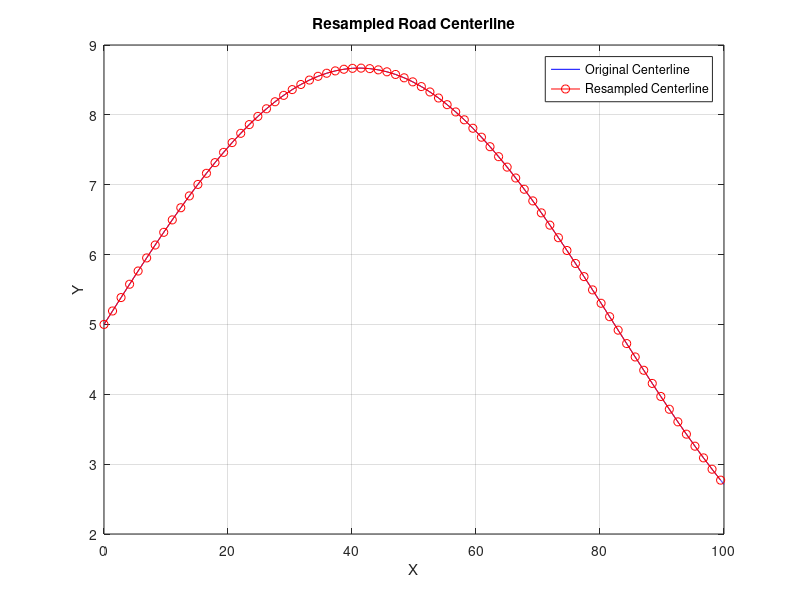

MATLAB code to generate this figure: (Note: this script raises an error after producing the figure.)
clc;
clear;
close all;

tic
% Parameters
roadWidth = 2; % Width of the road
maxIterations = 5000; % Max iterations for the RRT
carRadius = 6; % Car turning radius constraint
goalRegion = 0.4*roadWidth;
stepSize = 1; % Step size for motion primitives
roadLength = 100;
nObstacles = 1;
minObstDist = 2;
stepNumber = 100;

%% Vehicle MPC parameters (for spacing)
% 
step_multiplier = 10;
v_0 = 50/3.6;
Ts = 0.1;
stepNumber = round(v_0 * Ts / stepSize);
stepSize = v_0 * Ts / stepNumber;
stepNumber = stepNumber * step_multiplier

% Define sinusoidal road centerline
A = rand;
B = rand;



roadCenterlineX = linspace(0, roadLength, 100);
roadCenterlineY = roadWidth / 2 + (A * 5 * sin(B * 0.05 * roadCenterlineX)); % Sinusoidal road % New curved road

% Define sinusoidal road centerline
roadLength = 100; % Example length
roadWidth = 10; % Example width
roadCenterlineX = linspace(0, roadLength, 10000); % High-resolution X points
roadCenterlineY = roadWidth / 2 + (A * 5 * sin(B * 0.05 * roadCenterlineX)); % Sinusoidal road

% Calculate the cumulative distance along the road
dx = diff(roadCenterlineX);
dy = diff(roadCenterlineY);
distances = sqrt(dx.^2 + dy.^2); % Euclidean distances between consecutive points
cumulativeDistances = [0, cumsum(distances)]; % Cumulative distances starting at 0

% Resample at equal intervals
desiredSpacing = stepSize; % Desired spacing between points
newCumulativeDistances = 0:desiredSpacing:cumulativeDistances(end); % New sampling points

% Interpolate to find new centerline points
resampledX = interp1(cumulativeDistances, roadCenterlineX, newCumulativeDistances);
resampledY = interp1(cumulativeDistances, roadCenterlineY, newCumulativeDistances);

% Plot the results
plot(roadCenterlineX, roadCenterlineY, 'b-', 'DisplayName', 'Original Centerline');
hold on;
plot(resampledX, resampledY, 'ro-', 'DisplayName', 'Resampled Centerline');
legend;
xlabel('X');
ylabel('Y');
title('Resampled Road Centerline');
grid on;



% Define the environment
% Define the environment
start = [roadCenterlineX(1), roadCenterlineY(1), 0]; % Start position [x, y, theta]
goal = [roadCenterlineX(end), roadCenterlineY(end), 0]; % Goal position [x, y, theta]
obstacles = defineObstacles(nObstacles,roadCenterlineX,roadCenterlineY,roadWidth,start(1:2),goal(1:2),minObstDist);

% Visualization setup
figure;
hold on;
xlim([0, roadLength]);
ylim([roadCenterlineY(1)-roadWidth, roadCenterlineY(end)+roadWidth]); % Adjust Y-limits based on roadWidth
% Plot the road with sinusoidal boundaries
fill([roadCenterlineX, fliplr(roadCenterlineX)], ...
     [roadCenterlineY + roadWidth / 2, fliplr(roadCenterlineY - roadWidth / 2)], ...
     [0.8, 0.8, 0.8], 'EdgeColor', 'none'); % Road boundaries
plot(roadCenterlineX, roadCenterlineY, 'k-', 'LineWidth', 2); % Road centerline

rectangle('Position',[goal(1)-goalRegion,goal(2)-goalRegion,2*goalRegion,2*goalRegion],'Curvature',[1 1],'FaceColor','green');
plot(start(1), start(2), 'go', 'MarkerSize', 10, 'LineWidth', 2); % Start
plot(goal(1), goal(2), 'ro', 'MarkerSize', 10, 'LineWidth', 2); % Goal
% Call the function to plot ellipses
plotEllipses(obstacles);
plot(roadCenterlineX, roadCenterlineY, 'k-', 'LineWidth', 2); % Road centerline
plot(start(1), start(2), 'go', 'MarkerSize', 10, 'LineWidth', 2); % Start

% Initialize 
tree.vertices = start; % [x, y, theta]
tree.edges = [];
tree.dubins = [];
tree.cost = 0; % Cost to reach the first node
bestPath = [];
bestPathCost = inf; % Best path cost
pathFound = false;

% Motion primitives
turningRadius = carRadius; % Turning radius
motionPrimitives = [stepSize, 0;              % Straight
                    stepSize, 0.5*stepSize/turningRadius; % Left arc
                    stepSize, -0.5*stepSize/turningRadius
                    stepSize, stepSize/turningRadius;
                    stepSize, -1*stepSize/turningRadius]; % Right arc

test = 1;

% RRT loop
    % RRT loop
    test = 1;
    i = 0; % Initialize iteration counter
    while i < maxIterations && test == 1
        i = i + 1; % Increment iteration counter
        % Random sampling with goal bias
        if mod(i, 10) == 0
            randomState = goal; %Sample goal point once every 10 iterations
        else
            randomState = sampleRandomState(roadCenterlineX, roadCenterlineY, roadWidth);
        end
    
        % Find nearest vertex in the tree
        distances = vecnorm(tree.vertices(:, 1:2) - randomState(1:2), 2, 2);
        [~, nearestIdx] = min(distances);
        nearestVertex = tree.vertices(nearestIdx, :);
    
    
        % Apply motion primitives
    
        for j = 1:size(motionPrimitives, 1)
            newState = applyMotionPrimitive(nearestVertex, motionPrimitives(j, :), turningRadius);
            
            % Check collision
             if isWithinRoad(newState, roadCenterlineX, roadCenterlineY, roadWidth) && ...
                ~isCollisionPath(nearestVertex, motionPrimitives(j, :), turningRadius, stepNumber, obstacles)
                newDubins = generateDubinsPath(nearestVertex, motionPrimitives(j,:), turningRadius, stepNumber);
                % Add new vertex and edge to the tree
                newDubinsFlat = reshape(newDubins,1,[]);
                tree.vertices = [tree.vertices; newState];
                tree.dubins = [tree.dubins;newDubinsFlat];
                tree.edges = [tree.edges; nearestIdx, size(tree.vertices, 1)];
                newCost = tree.cost(nearestIdx) + motionPrimitives(j, 1);
                tree.cost = [tree.cost; newCost];
                plotPath(nearestVertex, motionPrimitives(j, :), turningRadius, stepNumber);
                % Plot the motion primitive path
                
    
                % Check if goal is reached
                if norm(newState(1:2) - goal(1:2)) <= goalRegion
                    pathFound = true;
                    tempPath = [goal];
                    tempDubins = [];
                    tempIdx = size(tree.vertices, 1);
                    tempCost = newCost;
                    while tempIdx ~= 1
                        tempPath = [tree.vertices(tempIdx, :); tempPath];
                        tempDubins = [reshape(tree.dubins(tempIdx-1, :),[],3); tempDubins];
                        tempIdx = tree.edges(tree.edges(:, 2) == tempIdx, 1);
                    end
                    tempPath = [start; tempPath];
                    bestPath = tempPath;
                    test = 0;
                    if tempCost < bestPathCost
                        bestPath = tempPath;
                        
                        bestPathCost = tempCost;
                        bestDubins = tempDubins;
                    end                    
                end
            end
        end
    end

% Final results
if ~isempty(bestPath)
    toc
    disp('Best path found!');
    %plot(bestPath(:, 1), bestPath(:, 2), 'r--', 'LineWidth', 2);
    plot(bestDubins(:, 1), bestDubins(:, 2), 'b-', 'LineWidth', 2);
    fprintf('Best path cost: %.2f\n', bestPathCost);
else
    disp('Failed to find a path.');
end




% Helper function: Apply motion primitive
function newState = applyMotionPrimitive(state, primitive, turningRadius)
    step = primitive(1);
    curvature = primitive(2);
    theta = state(3);
    if abs(curvature) < 1e-6
        % Straight line
        newState = state + [step * cos(theta), step * sin(theta), 0];
    else
        % Circular arc
        R = 1 / curvature;
        dTheta = step * curvature;
        newState = state + [R * (sin(theta + dTheta) - sin(theta)), ...
                            R * (cos(theta) - cos(theta + dTheta)), ...
                            dTheta];
    end
end

function DubinsPath = generateDubinsPath(state, primitive, turningRadius, stepNumber)
    step = primitive(1);
    curvature = primitive(2);
    theta = state(3);

    % Precompute constants
    if abs(curvature) < 1e-6
        % Straight line case
        delta = [step * cos(theta), step * sin(theta), 0];
        stepDelta = delta / stepNumber;
    else
        % Circular arc case
        R = 1 / curvature;
        dTheta = step * curvature;
        stepDeltaTheta = dTheta / stepNumber;
    end
    
    % Initialize output array
    DubinsPath = zeros(stepNumber, 3);
    DubinsPath(1, :) = state; % Starting point
    
    % Generate interpolated points
    for i = 2:stepNumber
        if abs(curvature) < 1e-6
            % Straight line interpolation
            DubinsPath(i, :) = DubinsPath(i - 1, :) + stepDelta;
        else
            % Circular arc interpolation
            theta = DubinsPath(i - 1, 3); % Current heading
            nextTheta = theta + stepDeltaTheta;
            DubinsPath(i, :) = DubinsPath(i - 1, :) + [R * (sin(nextTheta) - sin(theta)), ...
                                                       R * (cos(theta) - cos(nextTheta)), ...
                                                       stepDeltaTheta];
        end
    end
end


function collision = isCollisionPath(state, primitive, turningRadius, stepNumber, obstacles)
    collision = false;
    % Generate the Dubins path
    path = generateDubinsPath(state, primitive, turningRadius, stepNumber);
    
    % Loop through each obstacle
    for i = 1:size(obstacles, 1)
        % Extract ellipse parameters
        obsCenter = obstacles(i, 1:2);  % Center of the ellipse [x, y]
        semiMajor = obstacles(i, 3);   % Semi-major axis (a)
        semiMinor = obstacles(i, 4);   % Semi-minor axis (b)
        rotation = obstacles(i, 5);    % Rotation angle in radians
        
        % Pre-compute rotation matrix
        R = [cos(rotation), -sin(rotation); sin(rotation), cos(rotation)];
        
        % Check all points on the path
        for j = 1:size(path, 1)
            % Translate the point to the ellipse's coordinate frame
            point = path(j, 1:2) - obsCenter;
            % Rotate the point using the inverse of the ellipse rotation
            pointRotated = R' * point';
            
            % Check if the point is inside the ellipse
            if (pointRotated(1)^2 / semiMajor^2) + (pointRotated(2)^2 / semiMinor^2) < 1
                collision = true;
                return;
            end
        end
    end
end



% Helper function: Plot the path
function plotPath(state, primitive, turningRadius, stepNumber)
     path = generateDubinsPath(state, primitive, turningRadius, stepNumber);
     plot(path(:, 1), path(:, 2), 'k-', 'LineWidth', 0.5);
 end

function plotEllipses(obstacles)
    % PLOTELLIPSES Plots ellipses defined in the obstacles array.
    % Input:
    %   obstacles: A matrix where each row defines an ellipse with the format
    %              [x_center, y_center, semi_major, semi_minor, rotation_angle]
    
    for i = 1:size(obstacles, 1)
        % Extract ellipse parameters
        xCenter = obstacles(i, 1);
        yCenter = obstacles(i, 2);
        a = obstacles(i, 3); % Semi-major axis
        b = obstacles(i, 4); % Semi-minor axis
        theta = obstacles(i, 5); % Rotation angle in radians

        % Generate ellipse points
        t = linspace(0, 2*pi, 100); % Parameter for ellipse points
        x = a * cos(t); % X-coordinates in the ellipse frame
        y = b * sin(t); % Y-coordinates in the ellipse frame

        % Rotate and translate ellipse points
        R = [cos(theta), -sin(theta); sin(theta), cos(theta)]; % Rotation matrix
        ellipsePoints = R * [x; y]; % Apply rotation
        xWorld = ellipsePoints(1, :) + xCenter; % Translate x-coordinates
        yWorld = ellipsePoints(2, :) + yCenter; % Translate y-coordinates

        % Plot the ellipse
        fill(xWorld, yWorld, 'r', 'FaceAlpha', 0.5, 'EdgeColor', 'none'); % Transparent red ellipse
    end
end

% Helper function: Sample random state within the road boundaries
function randomState = sampleRandomState(roadCenterlineX, roadCenterlineY, roadWidth)
    % Sample a random x-coordinate within the road length
    x = rand * max(roadCenterlineX);
    
    % Get the y-coordinate of the road centerline at the sampled x
    yCenter = interp1(roadCenterlineX, roadCenterlineY, x, 'linear', 'extrap');
    
    % Add a random offset within the road width
    y = yCenter + (rand - 0.5) * roadWidth;
    
    % Ensure theta (orientation) is uniformly sampled
    theta = rand * 2 * pi - pi;
    
    % Return the sampled state
    randomState = [x, y, theta];
end

function obstacles = defineObstacles(n,roadCenterlineX,roadCenterlineY,roadWidth,start,goal,min_obst_dist)
    obstacles = zeros(n,5);
    min_bound = 0.1*roadWidth;
    max_bound = 0.5*roadWidth;
    n_el = 0;
    while n_el < n
        randomStatei = sampleRandomState(roadCenterlineX, roadCenterlineY, roadWidth);
        ai = min_bound + (max_bound-min_bound)*rand;
        bi = min_bound + (max_bound-min_bound)*rand;
        obstaclei = [randomStatei(1),randomStatei(2),ai,bi,randomStatei(3)];
        disti = minDistanceToEllipses(randomStatei(1:2), obstacles);
        if ~isPointInEllipse(start,obstaclei) && ~isPointInEllipse(goal,obstaclei) && disti>min_obst_dist 
            n_el = n_el + 1;
            obstacles(n_el,:) = obstaclei;
        end
        
    end
end

% Helper function: Check if a state is within road boundaries
function isWithin = isWithinRoad(state, roadCenterlineX, roadCenterlineY, roadWidth)
    interpY = interp1(roadCenterlineX, roadCenterlineY, state(1), 'linear', 'extrap');
    if isnan(interpY)
        isWithin = false;
    else
        isWithin = abs(state(2) - interpY) <= roadWidth / 2;
    end
end

function isInside = isPointInEllipse(point, ellipse)
    % ISPOINTINELLIPSE Checks if a point is inside an ellipse.
    %
    % Inputs:
    %   point  - A 1x2 vector [x, y] representing the point.
    %   ellipse - A 1x5 vector [x_center, y_center, semi_major, semi_minor, rotation_angle]
    %             representing the ellipse parameters.
    %
    % Output:
    %   isInside - Boolean, true if the point is inside the ellipse, false otherwise.

    % Extract ellipse parameters
    xCenter = ellipse(1);
    yCenter = ellipse(2);
    a = ellipse(3); % Semi-major axis
    b = ellipse(4); % Semi-minor axis
    theta = ellipse(5); % Rotation angle in radians

    % Translate the point to the ellipse's center
    translatedPoint = point - [xCenter, yCenter];

    % Rotate the point to align with the ellipse's axes
    R = [cos(theta), sin(theta); -sin(theta), cos(theta)];
    rotatedPoint = R * translatedPoint';

    % Evaluate the point in the ellipse's normalized equation
    xNorm = rotatedPoint(1) / a;
    yNorm = rotatedPoint(2) / b;
    value = xNorm^2 + yNorm^2;

    % Check if the value is less than or equal to 1 (inside the ellipse)
    isInside = value <= 1;
end

function minDistance = minDistanceToEllipses(point, ellipseSet)
    % MINDISTANCETOELLIPSES Calculates the minimum distance from a point to a set of ellipses.
    %
    % Inputs:
    %   point      - A 1x2 vector [x, y] representing the point.
    %   ellipseSet - A Nx5 matrix, where each row represents an ellipse with the format
    %                [x_center, y_center, semi_major, semi_minor, rotation_angle].
    %
    % Output:
    %   minDistance - The smallest distance from the point to the set of ellipses.

    % Initialize the minimum distance to infinity
    minDistance = Inf;

    % Loop through each ellipse in the set
    for i = 1:size(ellipseSet, 1)
        % Extract the current ellipse
        ellipse = ellipseSet(i, :);

        % Calculate the distance from the point to the ellipse
        distance = pointToEllipseDistance(point, ellipse);

        % Update the minimum distance
        if distance < minDistance
            minDistance = distance;
        end
    end
end

function distance = pointToEllipseDistance(point, ellipse)
    % POINTTOELLIPSEDISTANCE Calculates the minimum distance from a point to an ellipse.
    %
    % Inputs:
    %   point   - A 1x2 vector [x, y] representing the point.
    %   ellipse - A 1x5 vector [x_center, y_center, semi_major, semi_minor, rotation_angle].
    %
    % Output:
    %   distance - The shortest distance from the point to the ellipse's perimeter.

    % Extract ellipse parameters
    xCenter = ellipse(1);
    yCenter = ellipse(2);
    a = ellipse(3);
    b = ellipse(4);
    theta = ellipse(5);

    % Translate and rotate the point into the ellipse's local coordinate frame
    translatedPoint = point - [xCenter, yCenter];
    R = [cos(theta), sin(theta); -sin(theta), cos(theta)];
    localPoint = R * translatedPoint';

    % Solve for the closest point on the ellipse numerically
    t = linspace(0, 2*pi, 360); % Fine sampling for the ellipse perimeter
    ellipseX = a * cos(t);
    ellipseY = b * sin(t);
    distances = sqrt((ellipseX - localPoint(1)).^2 + (ellipseY - localPoint(2)).^2);
    distance = min(distances); % Closest distance to the ellipse perimeter
end
% % Assuming 'bestPath' contains the waypoints
% clc;
% clear;
% close all;
path_resampled = bestDubins(1:10:end, 1:2);

distances = sqrt(sum(diff(bestDubins(:, 1:2)).^2, 2));
distances_resampled = sqrt(sum(diff(path_resampled(:, 1:2)).^2, 2));

distances_road = sqrt(diff(resampledX).^2 + diff(resampledY).^2);
resampledRoad = [resampledX(:), resampledY(:)];
